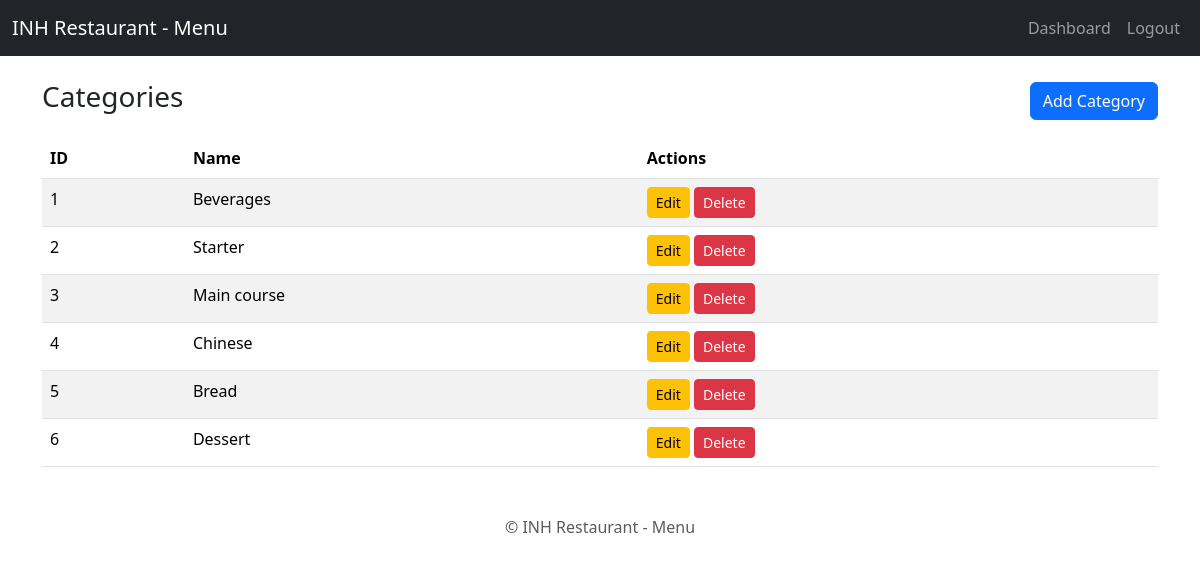
Page /admin/categories (signed in) on the committed database.
### app.py (models this page shows)
class Category(db.Model):
    id = db.Column(db.Integer, primary_key=True)
    name = db.Column(db.String(100), unique=True)

### app.py (the view)
@app.route('/admin/categories')
@login_required
def admin_categories():
    categories = Category.query.all()
    return render_template('admin_categories.html', categories=categories)

### app.py (called while the page is built)
@login_manager.user_loader
def load_user(user_id):
    return User.query.get(int(user_id))

### templates/admin_categories.html
{% extends "base.html" %}
{% block content %}
<div class="container mt-4">
  <div class="d-flex justify-content-between align-items-center mb-3">
    <h3>Categories</h3>
    <a href="{{ url_for('add_category') }}" class="btn btn-primary">Add Category</a>
  </div>
  <table class="table table-striped">
    <thead>
      <tr><th>ID</th><th>Name</th><th>Actions</th></tr>
    </thead>
    <tbody>
      {% for category in categories %}
      <tr>
        <td>{{ category.id }}</td>
        <td>{{ category.name }}</td>
        <td>
          <a href="{{ url_for('edit_category', id=category.id) }}" class="btn btn-sm btn-warning">Edit</a>
          <a href="{{ url_for('delete_category', id=category.id) }}" class="btn btn-sm btn-danger">Delete</a>
        </td>
      </tr>
      {% endfor %}
    </tbody>
  </table>
</div>
{% endblock %}

### templates/base.html (shortened to what this page needs)
<!DOCTYPE html>
<html lang="en">
<head>
  <link href="https://cdn.jsdelivr.net/npm/bootstrap@5.3.2/dist/css/bootstrap.min.css" rel="stylesheet">
</head>
<body>
  <nav class="navbar navbar-expand-lg navbar-dark bg-dark">
    <div class="container-fluid">
      <a class="navbar-brand" href="{{ url_for('admin_index') }}">INH Restaurant - Menu</a>
      <div class="collapse navbar-collapse" id="navbarNav">
        {% if current_user.is_authenticated %}
        <ul class="navbar-nav ms-auto">
          <li class="nav-item">
            <a class="nav-link" href="{{ url_for('admin_index') }}">Dashboard</a>
          </li>
          <li class="nav-item">
            <a class="nav-link" href="{{ url_for('admin_logout') }}">Logout</a>
          </li>
        </ul>
        {% endif %}
      </div>
    </div>
  </nav>
  {% block content %}{% endblock %}
  <footer class="text-center mt-5 mb-3 text-muted">
    &copy; {{ current_year }} INH Restaurant - Menu
  </footer>
</body>
</html>

### rows in the picture
Category: id "1", name "Beverages"
Category: id "2", name "Starter"
Category: id "3", name "Main course"
Category: id "4", name "Chinese"
Category: id "5", name "Bread"
Category: id "6", name "Dessert"
